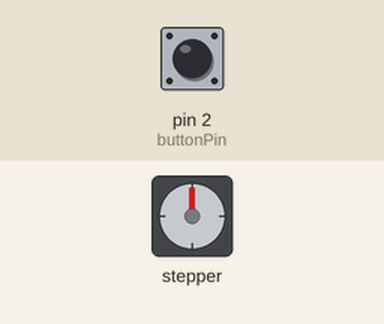
The sketch below on a simulated Arduino Uno, built with avr-gcc and run on an emulated ATmega328P. On the bench: stepper motor. The test bench sets the inputs (shaded band); at power-on: pin 2 (buttonPin) LOW. Stepper angles assume 1024 steps per turn; what the sketch prints to the serial monitor is not drawn.

Above: at 1.2 s.
1.3 s: pin 2 (buttonPin) pulled HIGH for 1 s
At 3.0 s:
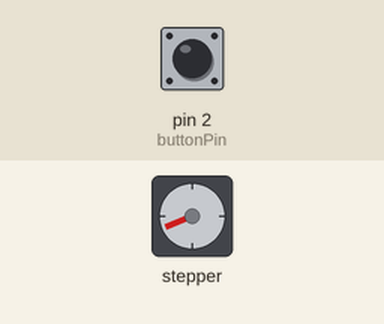
3.8 s: pin 2 (buttonPin) pulled HIGH for 0.15 s
At 4.9 s:
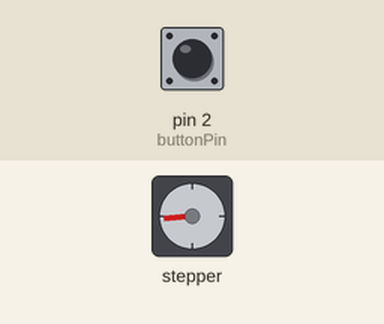
5.4 s: pin 2 (buttonPin) pulled HIGH for 3.2 s
At 9.1 s:
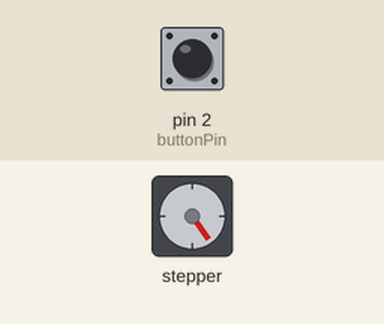
10.1 s: pin 2 (buttonPin) pulled HIGH for 0.15 s
At 10.8 s:
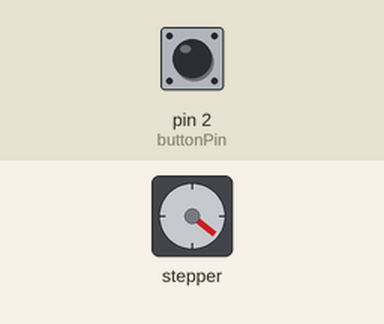
Timing chart, 0 to 12.7 s (numbered marks = the images above; inputs shaded):
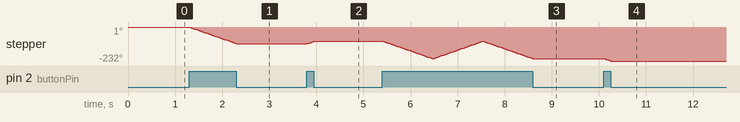

Measured:
- after the input at 1.3 s, stepper: turns 113° counter-clockwise in 0.99 s, starting at once
- after the input at 3.8 s, stepper: turns 17° clockwise in 0.14 s, starting at once
- after the input at 5.4 s, stepper: turns 119° counter-clockwise in 1.1 s, then 118° clockwise in 1.0 s, then 118° counter-clockwise in 1.0 s
- after the input at 10.1 s, stepper: turns 17° counter-clockwise in 0.14 s, starting at once

The sketch:

4_stepper_run_led.ino
```cpp
/***
Example Code to make a stepper motor move without stopping the sketch
With 2 LEDs and a button
***/

// We are using the CheapStepper library
#include <CheapStepper.h>

// Connect pins 8,9,10,11 to IN1,IN2,IN3,IN4 on ULN2003 board
CheapStepper stepper (8,9,10,11);

// This number defines how many steps are needed per one revolution
// this is the case for miuzei, 4076/4096 for elegoo
// http://forum.arduino.cc/index.php?topic=71964.15
const int stepsPerRevolution = 1024;
bool moveClockwise = true;
int stepsLeft = 0; // how many steps are left from the current movement

const int buttonPin = 2;
const int redLedPin = 3;
const int greenLedPin = 4;

bool button = HIGH;

void setup()
{
  // Start serial
  Serial.begin(9600);
  // set pinMode for button
  pinMode(buttonPin, INPUT);

  // Stepper Setups
  stepper.setRpm(6);  // The default is ~16.25rpm
  // Range: 6RPM - 14RPM when powered from Arduino
  //        2RPM - 24RPM when powered from other resources
  stepper.setTotalSteps(stepsPerRevolution);
}

void loop() {
  button = digitalRead(buttonPin);
  Serial.println(button);

  if (button) { // if button is not pressed
    stepper.run(); // keep the stepper moving
    // change light color based on direction
     if (!moveClockwise) {
      digitalWrite(redLedPin, HIGH);
      digitalWrite(greenLedPin, LOW);
    } else {
      digitalWrite(greenLedPin, HIGH);
      digitalWrite(redLedPin, LOW);
    }

  } else {
    // if button is pressed
    stepper.stop();
    digitalWrite(redLedPin, LOW);
    digitalWrite(greenLedPin, LOW);
  }

  stepsLeft = stepper.getStepsLeft();
  // if the current move is done...
  if (stepsLeft == 0){
    // let's start a new move in the reverse direction
    moveClockwise = !moveClockwise; // reverse direction
    stepper.newMoveDegrees(moveClockwise, 120); // move 120 degrees from current position
  }

}
```
